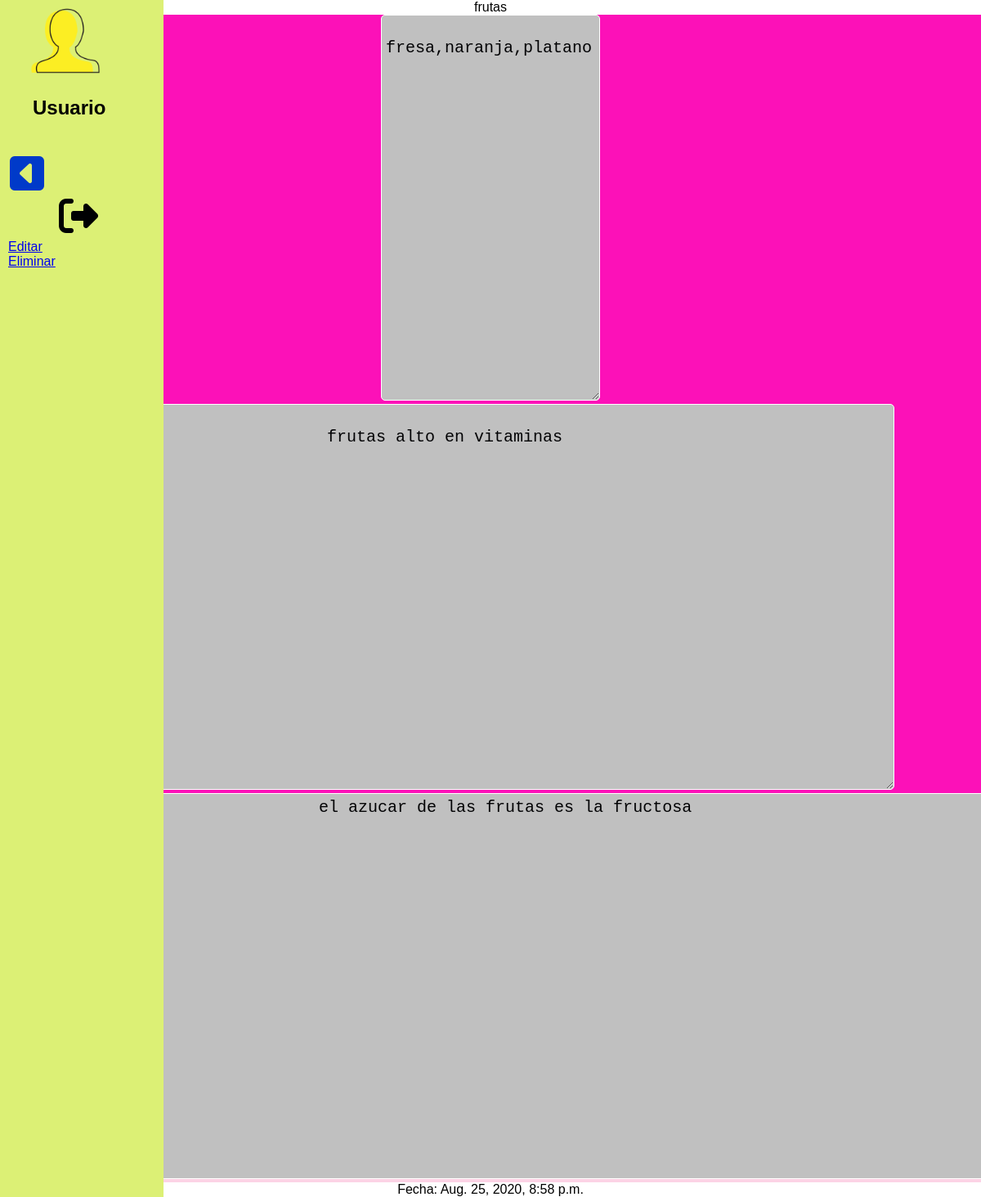
Before: /ver/3 with the older database file.
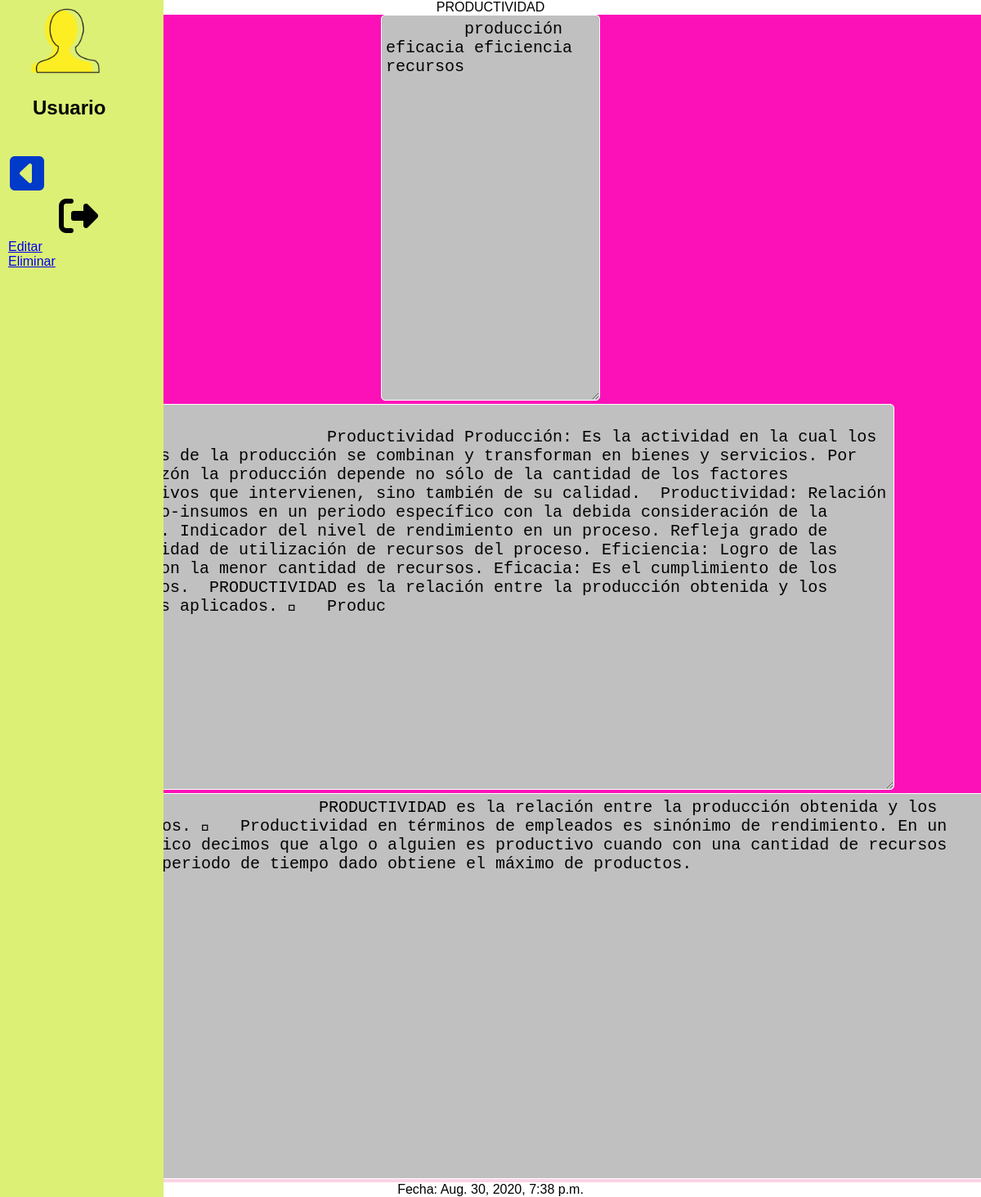
After: the same page with the newer database file.
### gestorcuaderno/models.py (models this page shows, shortened)
class Hoja(models.Model):
    idhoja=models.IntegerField(primary_key=True)
    Titulo=models.CharField(max_length=20)
    Fecha=models.DateTimeField(auto_now_add=True)
    Ideas=models.CharField(max_length=600)
    Tema=models.CharField(max_length=700)
    Resumen=models.CharField(max_length=600)

### gestorcuaderno/views.py (the view)
# urls.py: path('ver/<int:id>',Ver,name='ver'),
def Ver(request,id):
    hoja=Hoja.objects.get(idhoja=id)
    contexto = {'hoja':hoja}
    return render(request,'ver.html',contexto)

### templates/ver.html (shortened to what this page needs)
<!DOCTYPE html>
{% load static %}
<html>
  <head>
    <link
      rel="stylesheet"
      type="text/css"
      href="{% static 'css/style.css' %}"
    />
  </head>
  <body>
    <section id="principal">
      <img src="{% static 'img/user.png' %} " alt="user" width="50px" />
      <h2>Usuario</h2>
      <nav>
        <a href="/verhoja" id="RegresoIni">
          <i class="fas fa-caret-square-left"></i> </a
        ><br />
        <a href="/" id="Cerrar"> <i class="fas fa-sign-out-alt"></i> </a><br />
        <a href="{% url 'editarhoja' hoja.idhoja %}">Editar</a><br />
        <a href="{% url 'eliminarhoja' hoja.idhoja %}">Eliminar</a><br />
      </nav>
    </section>
    <div align="center">
      {{hoja.Titulo}}
      <div overflow="float" id="uno">
        <textarea name="textarea" rows="20" cols="20">
        {{hoja.Ideas}}
			</textarea
        >
        <textarea name="textarea" rows="20" cols="80">
			{{hoja.Tema}}</textarea
        >
      </div>
      <div id="dos">
        <textarea name="textarea" rows="20" cols="100">
				{{hoja.Resumen}}</textarea
        >
      </div>
      <p>Fecha: {{hoja.Fecha}}</p>
    </div>
  </body>
</html>

### static/css/style.css (style rules this page uses)
* { margin: 0; padding: 0; border: 0; }
body { font-family: sans-serif; margin: 0 auto; }
#principal { background: #dcf075; float: left; height: 100%; width: 200px; position: fixed; z-index: 0; top: 0; left: 0; margin-right: 500px; }
img { display: block; margin-left: 5% auto; max-width: 50%; height: 100px; width: 100px; margin-bottom: -2px; padding-left: 30px; }
h2 { padding-top: 20px; padding-left: 40px; }
textarea { background: silver; border: 1px solid #ffffff; border-radius: 5px 5px 5px 5px; color: #020204; font-size: 20px; padding: 5px; }
nav { padding-top: 20px; padding-left: 10px; }
nav #RegresoIni i { font-size: 300%; margin: 1%; padding-top: 20px; padding-right: 100px; color: #003ac9; }
nav #Cerrar { font-size: 300%; margin: 1%; padding-left: 60px; color: #000103; }
#uno { background: #fc11b8; }
#dos { background: #fcd3e5; }

Changed rows visible on the page:
changed Hoja: Titulo "frutas" → "PRODUCTIVIDAD"; textarea "fresa,naranja,platano" → "producción eficacia eficiencia recursos"; textarea "frutas alto en vitaminas" → "Productividad Producción: Es la actividad en la cual los factores de la producción se combinan y transforman en bienes y servicios. Por esta razón la producción depende no sólo de la cantidad de los factores productivos que intervienen, sino también de su calidad. Productividad: Relación producto-insumos en un periodo específico con la debida consideración de la calidad. Indicador del nivel de rendimiento en un proceso. Refleja grado de efectividad de utilización de recursos del proceso. Eficiencia: Logro de las metas con la menor cantidad de recursos. Eficacia: Es el cumplimiento de los objetivos. PRODUCTIVIDAD es la relación entre la producción obtenida y los recursos aplicados.  Produc"; textarea "el azucar de las frutas es la fructosa" → "PRODUCTIVIDAD es la relación entre la producción obtenida y los recursos aplicados.  Productividad en términos de empleados es sinónimo de rendimiento. En un enfoque sistemático decimos que algo o alguien es productivo cuando con una cantidad de recursos (Insumos) en un periodo de tiempo dado obtiene el máximo de productos."; Fecha "Aug. 25, 2020, 8:58 p.m." → "Aug. 30, 2020, 7:38 p.m."
